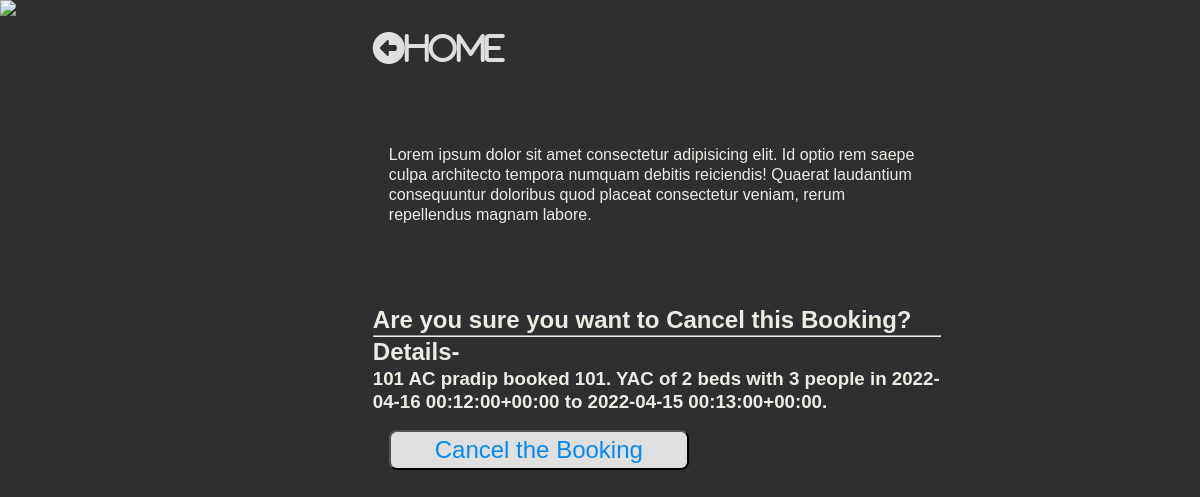
The page /booking/cancel/3 on the database its author committed.
### app/models.py (models this page shows, shortened)
class Booking(models.Model):
    user = models.ForeignKey(settings.AUTH_USER_MODEL,
                             on_delete=models.CASCADE)
    room = models.ForeignKey(Room, on_delete=models.CASCADE)
    check_in = models.DateTimeField()
    check_out = models.DateTimeField()
    payment_method = models.CharField(
        max_length=20, choices=METHOD, null=True, default="Cash On Delevery")
    payment_completed = models.BooleanField(
        default=False, null=True, blank=True)
    def __str__(self):
        return f'{self.user} booked {self.room} in {self.check_in} to {self.check_out}.'
    def get_room_category(self):
        room_categories = dict(self.room.Room_categories)
        room_category = room_categories.get(self.room.category)
        return room_category

class Room(models.Model):
    Room_categories = (
        ('NAC', 'NON-AC'),
        ('YAC', 'AC'),
        ('DEL', 'DELUXE'),
        ('KIN', 'KING'),
        ('QUE', 'QUEEN'),
    )
    number = models.IntegerField()
    category = models.CharField(max_length=3, choices=Room_categories)
    beds = models.IntegerField()
    capacity = models.IntegerField()
    def __str__(self):
        return f'{self.number}. {self.category} of {self.beds} beds with {self.capacity} people'

### app/views.py (the view)
# urls.py: path('booking/cancel/<pk>', CancelBookingView.as_view(),
class CancelBookingView(DeleteView):
    model = Booking
    template_name = 'booking_cancel_view.html'
    success_url = reverse_lazy('BookingListView')

### templates/booking_cancel_view.html (shortened to what this page needs)
{% load static %}
<!DOCTYPE html>
<html lang="en">
<head>
    <link rel="stylesheet" href="{% static 'css/room_detail_view.css' %}">
</head>
<body>
    <div class="content">
        <div class="image">
            <img
                src="https://images.unsplash.com/photo-1519710164239-da123dc03ef4?ixlib=rb-1.2.1&ixid=eyJhcHBfaWQiOjEyMDd9&auto=format&fit=crop&w=500&q=60">
        </div>
        <div class="room">
            <div class="home">
                <a href="{% url 'RoomListView' %}"></ahref><i class="fas fa-arrow-alt-circle-left">Home</i></a>
            </div>
            <div class="room-info">
                <p>Lorem ipsum dolor sit amet consectetur adipisicing elit. Id optio rem saepe culpa architecto tempora
                    numquam debitis reiciendis! Quaerat laudantium consequuntur doloribus quod placeat consectetur
                    veniam,
                    rerum repellendus magnam labore. </p>
            </div>
            <form id="booking-form" action="" method="POST">
                <h2> Are you sure you want to Cancel this Booking? <HR>Details- </h2>
                <h3>{{booking.room.number}} {{booking.get_room_category}} {{booking}}</h3>
                <div class="input-div">
                    <button type="submit">Cancel the Booking</button>
                </div>
            </form>
        </div>
    </div>
</body>
</html>

### static/css/room_detail_view.css (style rules this page uses)
* { padding: 0; margin: 0; box-sizing: border-box; }
body { background-color: rgb(46, 47, 48); color: rgb(236, 235, 228); font-family: sans-serif; line-height: 1.25; height: 100vh; }
.content { display: flex; flex-direction: row; flex-wrap: wrap; width: 100%; justify-content: left; }
.image { flex: 0.3; }
.room { flex: 0.5; margin: 2rem; display: flex; text-align: left; align-items: start; flex-direction: column; }
.home { flex: 0.2; }
.room-info { flex: 0.4; margin: 5rem 1rem; }
form { display: flex; flex: 0.4 1 auto; flex-direction: column; }
.image img { flex: 1; max-height: 99.2vh; }
i { color: #dfdfdf; font-size: 2rem; }
.input-div { flex: 1 1 auto; margin: 1rem; display: flex; flex-direction: column; justify-content: space-between; }
input, button { flex: 1; width: 300px; border-radius: 0.5rem; line-height: 1.5; font-size: 1.5rem; color: #555; }
button { background-color: #dfdfdf; color: rgb(6, 137, 245); outline: none; }

### rows shown on the page
Booking: room.number "101", get_room_category "AC", user+room+check_in "pradip booked 101. YAC of 2 beds with 3 people in 2022-04-16 00:12:00+00:00 to 2022-04-15 00:13:00+00:00."
